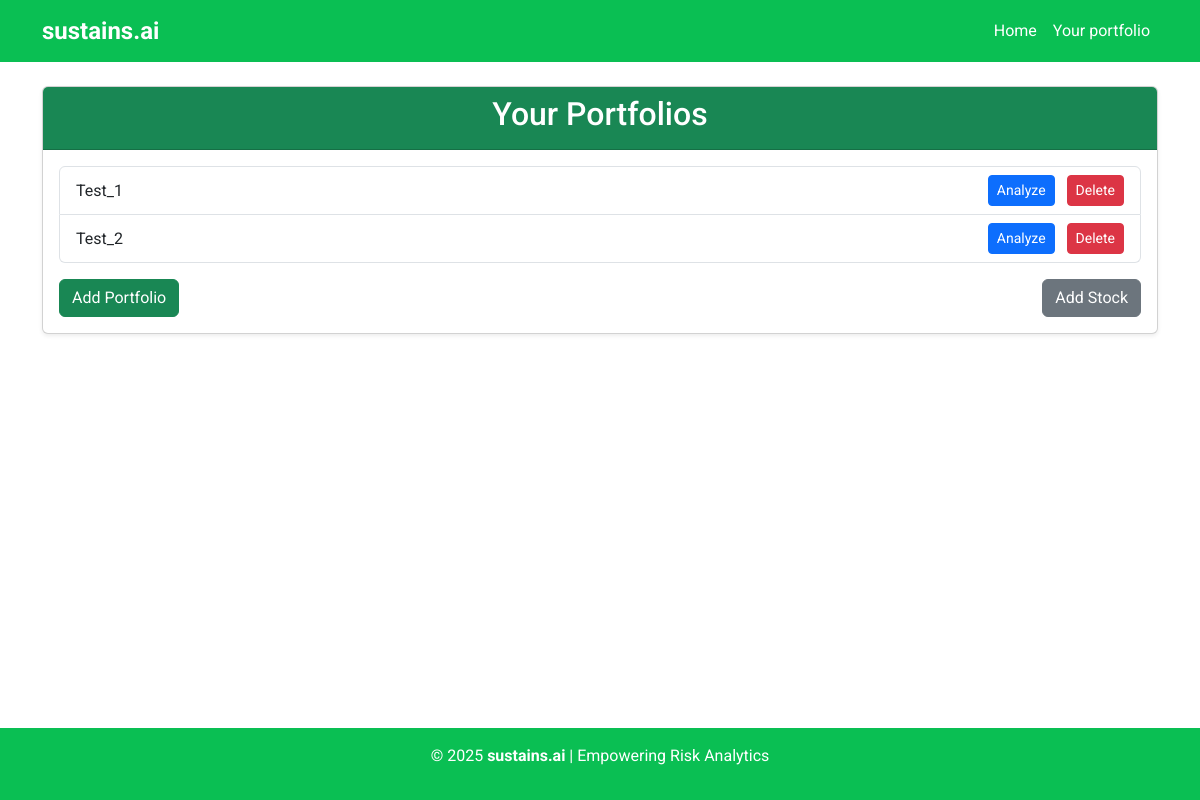
Page /portfolio_list/ (signed in) on the earlier database version.
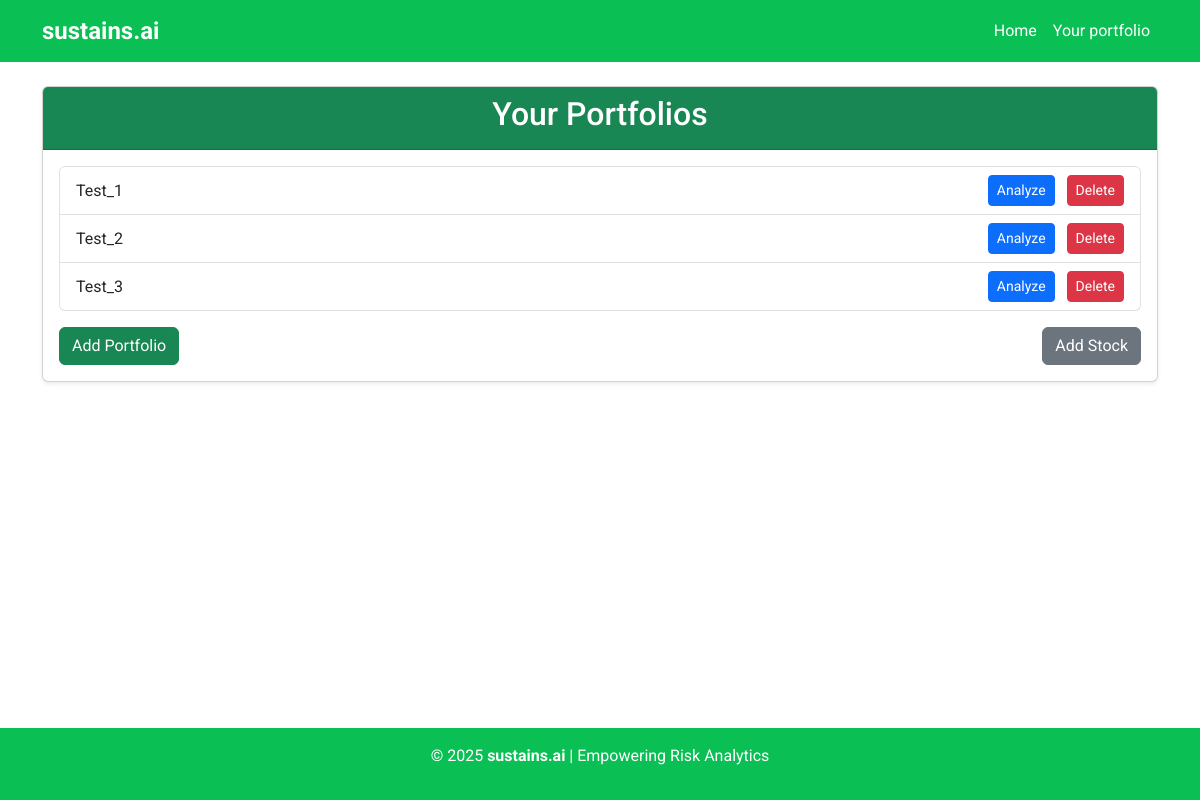
Same page on the later database version.
### portfolio/models.py (models this page shows, shortened)
class Portfolio(models.Model):
    name = models.CharField(max_length=255)
    fund_manager = models.ForeignKey(FundManager, on_delete=models.CASCADE, related_name="portfolios")
    created_at = models.DateTimeField(auto_now_add=True)

### portfolio/views.py (the view)
# urls.py: path('portfolio_list/', views.portfolio_list, name='portfolio_list'),
def portfolio_list(request):
    portfolios = Portfolio.objects.filter(fund_manager__user=request.user)
    return render(request, 'portfolio/portfolio_list.html', {'portfolios': portfolios})

### portfolio/templates/portfolio/portfolio_list.html (shortened to what this page needs)
{% extends 'portfolio/base.html' %}
{% block content %}
<div class="card shadow-sm">
    <div class="card-header bg-success text-white text-center">
        <h2>Your Portfolios</h2>
    </div>
    <div class="card-body">
        <ul class="list-group mb-3">
            {% for portfolio in portfolios %}
            <li class="list-group-item d-flex justify-content-between align-items-center">
                <span>{{ portfolio.name }}</span>
                <div>
                    <a href="{% url 'analyze_portfolio' portfolio.id %}" class="btn btn-primary btn-sm me-2">
                        Analyze
                    </a>
                    <form action="{% url 'delete_portfolio' portfolio.id %}" method="POST" style="display:inline;">
                        <button type="submit" class="btn btn-danger btn-sm">
                            Delete
                        </button>
                    </form>
                </div>
            </li>
            {% endfor %}
        </ul>
        <div class="d-flex justify-content-between">
            <a href="{% url 'add_portfolio' %}" class="btn btn-success">Add Portfolio</a>
            <a href="{% url 'add_stock' %}" class="btn btn-secondary">Add Stock</a>
        </div>
    </div>
</div>
{% endblock %}

Differences in the rows shown:
added Portfolio: name "Test_3"
